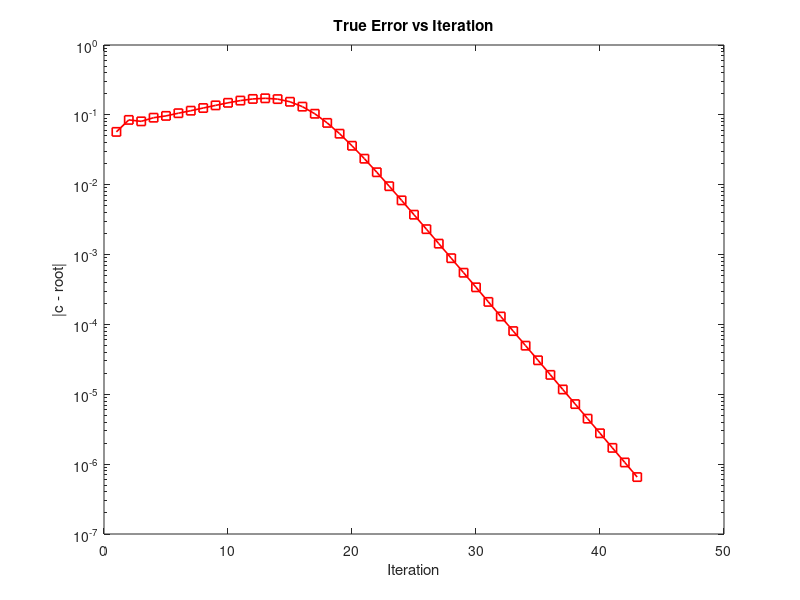

Write the MATLAB code that produced this figure. (Note: this script raises an error after producing the figure.)
%% Assignemnt - 4
% Newton and Secant

% Name        : Niraj Kumar Singh
% Roll Number : AM25M807
% Department  : Applied Mechanics

%% Part 1 (Preprocessing)

clc; clear; close all;

% --------- Secant Method ----------
x0 = 10; x1 = 9; tol = 1e-6;
f = @(x) (x-1).*(exp(x-1)-1);

rel_err = inf; k = 0;
it_s = []; err_s = [];

%% Part 2 (Processing)
old_err = 0;

fprintf('++++++ SECANT METHOD ++++++\n\n')
while rel_err > tol
    x2 = x1 - f(x1)*(x1 - x0)/(f(x1) - f(x0)) ;
    rel_err = abs((x2 - x1)/x2);
    x0 = x1; x1 = x2;
    k = k + 1;
    it_s(k)  = k;
    err_s(k) = rel_err;
    fprintf('Loop %d  |  c = %.6f\n', k, x2);
end

semilogy(it_s, err_s, 'r-s','LineWidth',1.2); hold on
xlabel('Iteration'); ylabel('|c - root|')
title('True Error vs Iteration')

R = arrayfun(@(j) log(err_s(j)/err_s(j-1))/ ...
                  log(err_s(j-1)/err_s(j-2)), 3:numel(err_s));
fprintf('\nEstimated order (Secant): %.4f\n\n', mean(R));


% --------- Newton Method ----------
x0 = 10; tol = 1e-6;
syms x
df = matlabFunction(diff((x-1)*(exp(x-1)-1)));

rel_err = inf; k = 0;
it_n = []; err_n = [];

fprintf('++++++ NEWTON METHOD ++++++\n\n')
while rel_err > tol
    x1 = x0 - f(x0)/df(x0);
    rel_err = abs((x1 - x0)/x1);
    x0 = x1;
    k = k + 1;
    it_n(k)  = k;
    err_n(k) = rel_err;
    fprintf('Loop %d  |  c = %.6f\n', k, x1);
end

%% Part 3 (Post Processing / Plotting)

semilogy(it_n, err_n, 'y-o','LineWidth',1.2)
legend('Secant','Newton','Location','northeast')

R = arrayfun(@(j) log(err_n(j)/err_n(j-1))/ ...
                  log(err_n(j-1)/err_n(j-2)), 3:numel(err_n));
fprintf('\nEstimated order (Newton): %.4f\n', mean(R));